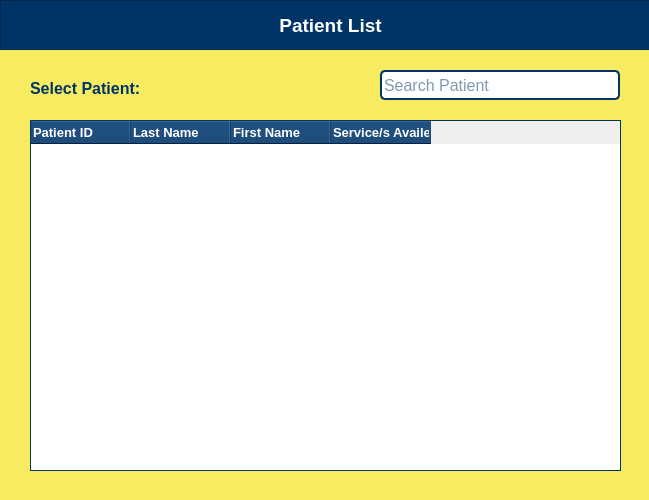
<?xml version="1.0" encoding="UTF-8"?>
<ui version="4.0">
 <class>Dialog</class>
 <widget class="QDialog" name="Dialog">
  <property name="geometry">
   <rect>
    <x>0</x>
    <y>0</y>
    <width>649</width>
    <height>500</height>
   </rect>
  </property>
  <property name="windowTitle">
   <string>Dialog</string>
  </property>
  <widget class="QWidget" name="midwifeWidgetPatListApp" native="true">
   <property name="geometry">
    <rect>
     <x>0</x>
     <y>0</y>
     <width>651</width>
     <height>501</height>
    </rect>
   </property>
   <property name="styleSheet">
    <string notr="true">QWidget #midwifeWidgetPatListApp {
	background-color:  rgb(246, 235, 97);
}</string>
   </property>
   <widget class="QTableWidget" name="midwifeTableWidgetPatApp">
    <property name="geometry">
     <rect>
      <x>30</x>
      <y>120</y>
      <width>591</width>
      <height>351</height>
     </rect>
    </property>
    <property name="styleSheet">
     <string notr="true">QTableWidget {
    border: 1px solid  rgb(0, 51, 102);
    background-color: white;
    gridline-color: #dcdcdc;
}

QHeaderView::section {
    background-color: rgb(0, 51, 102);
    color: white;
    padding: 2px;
}

QTableWidget::item {
    font-size: 10px;
	padding-left: 2px;
}
</string>
    </property>
    <column>
     <property name="text">
      <string>Patient ID</string>
     </property>
     <property name="font">
      <font>
       <family>Arial</family>
       <pointsize>10</pointsize>
       <weight>75</weight>
       <bold>true</bold>
      </font>
     </property>
     <property name="textAlignment">
      <set>AlignLeading|AlignVCenter</set>
     </property>
    </column>
    <column>
     <property name="text">
      <string>Last Name</string>
     </property>
     <property name="font">
      <font>
       <family>Arial</family>
       <pointsize>10</pointsize>
       <weight>75</weight>
       <bold>true</bold>
      </font>
     </property>
     <property name="textAlignment">
      <set>AlignLeading|AlignVCenter</set>
     </property>
    </column>
    <column>
     <property name="text">
      <string>First Name</string>
     </property>
     <property name="font">
      <font>
       <family>Arial</family>
       <pointsize>10</pointsize>
       <weight>75</weight>
       <bold>true</bold>
      </font>
     </property>
     <property name="textAlignment">
      <set>AlignLeading|AlignVCenter</set>
     </property>
    </column>
    <column>
     <property name="text">
      <string>Service/s Availed</string>
     </property>
     <property name="font">
      <font>
       <family>Arial</family>
       <pointsize>10</pointsize>
       <weight>75</weight>
       <bold>true</bold>
      </font>
     </property>
     <property name="textAlignment">
      <set>AlignLeading|AlignVCenter</set>
     </property>
    </column>
   </widget>
   <widget class="QFrame" name="midwifeFrame">
    <property name="geometry">
     <rect>
      <x>0</x>
      <y>0</y>
      <width>650</width>
      <height>50</height>
     </rect>
    </property>
    <property name="maximumSize">
     <size>
      <width>650</width>
      <height>50</height>
     </size>
    </property>
    <property name="font">
     <font>
      <family>Arial</family>
      <kerning>false</kerning>
     </font>
    </property>
    <property name="styleSheet">
     <string notr="true">background-color: rgb(0, 51, 102);
color: white;</string>
    </property>
    <property name="frameShape">
     <enum>QFrame::StyledPanel</enum>
    </property>
    <property name="frameShadow">
     <enum>QFrame::Raised</enum>
    </property>
    <widget class="QLabel" name="midwifeLabel">
     <property name="geometry">
      <rect>
       <x>180</x>
       <y>10</y>
       <width>301</width>
       <height>31</height>
      </rect>
     </property>
     <property name="font">
      <font>
       <family>Arial</family>
       <pointsize>14</pointsize>
       <weight>75</weight>
       <bold>true</bold>
       <kerning>false</kerning>
      </font>
     </property>
     <property name="text">
      <string>Patient List</string>
     </property>
     <property name="alignment">
      <set>Qt::AlignCenter</set>
     </property>
    </widget>
   </widget>
   <widget class="QLineEdit" name="midwifeLineEditSearchPatApp">
    <property name="geometry">
     <rect>
      <x>380</x>
      <y>70</y>
      <width>240</width>
      <height>30</height>
     </rect>
    </property>
    <property name="font">
     <font>
      <family>Arial</family>
      <pointsize>12</pointsize>
     </font>
    </property>
    <property name="toolTipDuration">
     <number>-1</number>
    </property>
    <property name="styleSheet">
     <string notr="true">background-color: white;
color:  rgb(0, 51, 102);
border: 2px solid rgb(0, 51, 102);
border-radius: 5px;</string>
    </property>
    <property name="cursorPosition">
     <number>0</number>
    </property>
    <property name="alignment">
     <set>Qt::AlignLeading|Qt::AlignLeft|Qt::AlignVCenter</set>
    </property>
    <property name="placeholderText">
     <string>Search Patient</string>
    </property>
    <property name="cursorMoveStyle">
     <enum>Qt::LogicalMoveStyle</enum>
    </property>
    <property name="clearButtonEnabled">
     <bool>false</bool>
    </property>
   </widget>
   <widget class="QLabel" name="midwifeLabelUA">
    <property name="geometry">
     <rect>
      <x>30</x>
      <y>80</y>
      <width>121</width>
      <height>16</height>
     </rect>
    </property>
    <property name="font">
     <font>
      <family>Arial</family>
      <pointsize>12</pointsize>
      <weight>75</weight>
      <bold>true</bold>
     </font>
    </property>
    <property name="styleSheet">
     <string notr="true">color: rgb(0, 51, 102);</string>
    </property>
    <property name="text">
     <string>Select Patient:</string>
    </property>
   </widget>
  </widget>
 </widget>
 <resources/>
 <connections/>
</ui>
